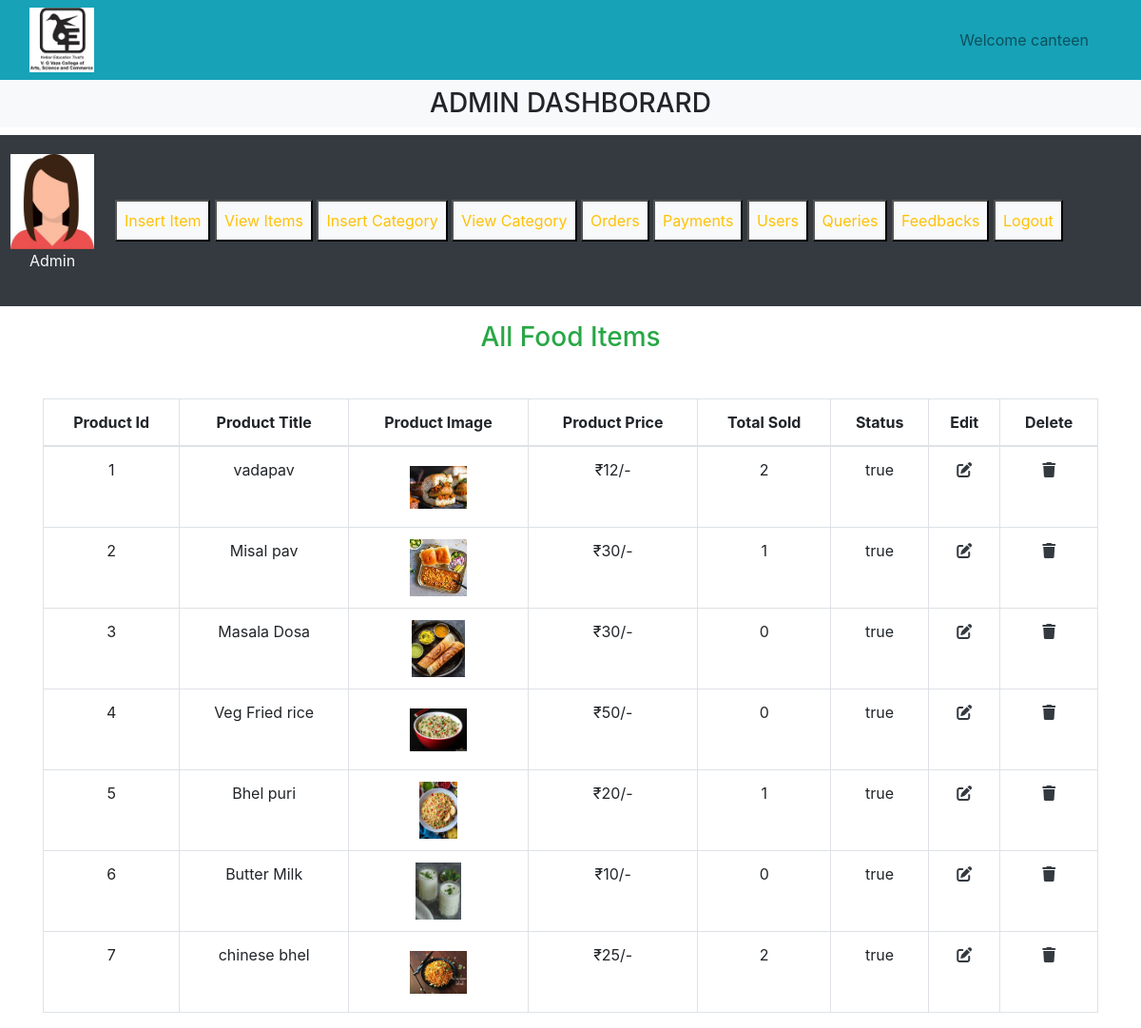
Screenshot of /admin/admin_panel.php?view_products (signed in) with the database file from the repository.
### tables this page shows
CREATE TABLE `products` (
  `product_id` int(11) NOT NULL,
  `product_title` varchar(100) NOT NULL,
  `product_description` varchar(255) NOT NULL,
  `product_keywords` varchar(255) NOT NULL,
  `category_id` int(11) NOT NULL,
  `product_image` varchar(255) NOT NULL,
  `product_price` varchar(100) NOT NULL,
  `date` timestamp NOT NULL DEFAULT current_timestamp() ON UPDATE current_timestamp(),
  `status` varchar(100) NOT NULL
);

### admin/view_products.php (the view, shortened to what this page needs)
<!DOCTYPE html>
<html lang="en">
<head>
</head>
<body>
    <h3 class="text-center text-success">All Food Items</h3>
    <table class="table table-bordered mt-5">
        <thead>
            <tr class="text-center">
                <th>Product Id</th>
                <th>Product Title</th>
                <th>Product Image</th>
                <th>Product Price</th>
                <th>Total Sold</th>
                <th>Status</th>
                <th>Edit</th>
                <th>Delete</th>
            </tr>
        </thead>
        <tbody>
            <?php
            $get_products="Select * from `products`";
            $result=mysqli_query($con,$get_products);
            $number=0;
            while($row=mysqli_fetch_array($result)){
                $product_id=$row['product_id'];
                $product_title=$row['product_title'];
                $product_image=$row['product_image'];
                $product_price=$row['product_price'];
                $status=$row['status'];
                $number++;
                ?>
                <tr class='text-center'>
                <td><?php echo $number;?></td>
                <td><?php echo $product_title;?></td>
                <td><img src='./product_images/<?php echo $product_image;?>' class='product_img'/></td>
                <td>₹<?php echo $product_price;?>/-</td>
                <td><?php
                $get_count="Select * from `orders_pending` where product_id=$product_id";
                $result_count=mysqli_query($con,$get_count);
                $rows_count=mysqli_num_rows($result_count);
                echo $rows_count;
                ?>
                </td>
                <td><?php echo $status;?></td>
                <td><a href='admin_panel.php?edit_products=<?php echo $product_id?>' class='text-dark'><i class='fa-solid fa-pen-to-square'></i></a></td>
                <td><a href='admin_panel.php?delete_product=<?php echo $product_id?>' class='text-dark'><i class='fa-solid fa-trash'></i></a></td>
                </tr>
<?php
            }
            ?>
        </tbody>
    </table>
</body>
</html>

### admin/admin_panel.php (shortened to what this page needs)
<?php
include('../functions/common_function.php');
?>
<!DOCTYPE html>
<html lang="en">
<head>
    <link rel="stylesheet" href="https://cdn.jsdelivr.net/npm/bootstrap@4.0.0/dist/css/bootstrap.min.css">
    <link rel="stylesheet" href="https://cdnjs.cloudflare.com/ajax/libs/font-awesome/6.5.1/css/all.min.css" />
    <link rel="stylesheet" href="style.css">
</head>
<body>
    <div class="container-fluid p-0">
        <nav class="navbar navbar-expand-lg navbar-light bg-info">
            <div class="container-fluid">
                <img src="../images/logo.jpg" alt="" class="logo">
                <nav class="navbar navbar-expand-lg ">
                    <ul class="navbar-nav">
                    <?php
                    if(!isset($_SESSION['canteen'])){
          echo "<li class='nav-item'>
          <a class='nav-link' href='#'>Welcome Guest</a>
        </li>";
        }else{
          echo "<li class='nav-item'>
          <a class='nav-link' href='#'>Welcome " .$_SESSION['canteen']."</a>
        </li>";
        }
    ?>
                    </ul>
                </nav>
            </div>
        </nav>
    <div class="bg-light">
            <h3 class="text-center p-2">ADMIN DASHBORARD</h3>
        </div>
    <div class="row">
        <div class="col-md-12 bg-dark p-1 d-flex align-items-center">
            <div class="p-3">
                <a href="#"><img src="../images/profile.jpg" alt="" class="admin_image"></a>
                <p class="text-light text-center">Admin</p>
            </div>
            <div class="button text-center">
                <button class="my-3"><a href="insert_product.php" class="nav-link text-warning bg-light p-2">Insert Item</a></button>
                <button class="my-3" ><a href="admin_panel.php?view_products" class="nav-link text-warning bg-light p-2">View Items</a></button>
                <button class="my-3"><a href="admin_panel.php?insert_category" class="nav-link text-warning bg-light p-2">Insert Category</a></button>
                <button class="my-3"><a href="admin_panel.php?view_categories" class="nav-link text-warning bg-light p-2">View Category</a></button>
                <button class="my-3"><a href="admin_panel.php?list_orders" class="nav-link text-warning bg-light p-2">Orders</a></button>
                <button class="my-3"><a href="admin_panel.php?list_payments" class="nav-link text-warning bg-light p-2">Payments</a></button>
                <button class="my-3"><a href="admin_panel.php?list_users" class="nav-link text-warning bg-light p-2">Users</a></button>
                <button class="my-3"><a href="admin_panel.php?queries" class="nav-link text-warning bg-light p-2">Queries</a></button>
                <button class="my-3"><a href="admin_panel.php?feedback" class="nav-link text-warning bg-light p-2">Feedbacks</a></button>
                <button class="my-3"><a href="ad_login.php" class="nav-link text-warning bg-light p-2">Logout</a></button>
            </div>
        </div>
    </div>
    <div class="container my-3">
        <?php
        if(isset($_GET['view_products'])){
            include('view_products.php');
        }
        ?>
    </div>
            </div>
</body>
</html>

### style.css (style rules this page uses)
* { margin: 0; padding: 0; box-sizing: border-box; }
.logo { width:5%; height: 5%; }
.admin_image { width: 100px; object-fit: contain; }

### admin/admin_panel.php (style rules this page uses)
.logo { width:6%; height: 6%; }
.admin_image { width:100px; height:100px; }
body { overflow-x: hidden; }
.product_img { width:60px; height: 60px; object-fit:contain; }

### rows the page displays
products: product_title "vadapav", product_image (picture), product_price "12", rows_count "2", status "true"
products: product_title "Misal pav", product_image (picture), product_price "30", rows_count "1", status "true"
products: product_title "Masala Dosa", product_image (picture), product_price "30", rows_count "0", status "true"
products: product_title "Veg Fried rice", product_image (picture), product_price "50", rows_count "0", status "true"
products: product_title "Bhel puri", product_image (picture), product_price "20", rows_count "1", status "true"
products: product_title "Butter Milk", product_image (picture), product_price "10", rows_count "0", status "true"
products: product_title "chinese bhel", product_image (picture), product_price "25", rows_count "2", status "true"

### other values shown
$_SESSION['canteen'] "canteen"
